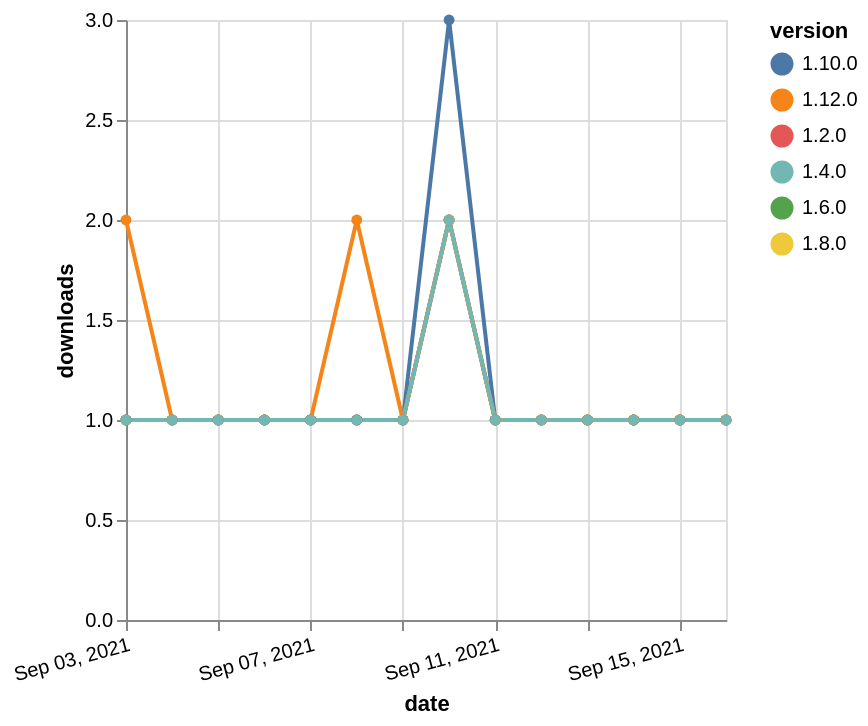

Vega-Lite specification for this chart:
### Vega-Lite specification from a JSON file in a GitHub repository (floating-point values rounded to 4 significant figures)
{"$schema": "https://vega.github.io/schema/vega-lite/v5.json", "description": "A simple bar chart with embedded data.", "data": {"values": [{"date": "2021-09-03", "total": 177, "delta": 1, "version": "1.6.0"}, {"date": "2021-09-04", "total": 178, "delta": 1, "version": "1.6.0"}, {"date": "2021-09-05", "total": 179, "delta": 1, "version": "1.6.0"}, {"date": "2021-09-06", "total": 180, "delta": 1, "version": "1.6.0"}, {"date": "2021-09-07", "total": 181, "delta": 1, "version": "1.6.0"}, {"date": "2021-09-08", "total": 182, "delta": 1, "version": "1.6.0"}, {"date": "2021-09-09", "total": 183, "delta": 1, "version": "1.6.0"}, {"date": "2021-09-10", "total": 185, "delta": 2, "version": "1.6.0"}, {"date": "2021-09-11", "total": 186, "delta": 1, "version": "1.6.0"}, {"date": "2021-09-12", "total": 187, "delta": 1, "version": "1.6.0"}, {"date": "2021-09-13", "total": 188, "delta": 1, "version": "1.6.0"}, {"date": "2021-09-14", "total": 189, "delta": 1, "version": "1.6.0"}, {"date": "2021-09-15", "total": 190, "delta": 1, "version": "1.6.0"}, {"date": "2021-09-16", "total": 191, "delta": 1, "version": "1.6.0"}, {"date": "2021-09-03", "total": 147, "delta": 1, "version": "1.8.0"}, {"date": "2021-09-04", "total": 148, "delta": 1, "version": "1.8.0"}, {"date": "2021-09-05", "total": 149, "delta": 1, "version": "1.8.0"}, {"date": "2021-09-06", "total": 150, "delta": 1, "version": "1.8.0"}, {"date": "2021-09-07", "total": 151, "delta": 1, "version": "1.8.0"}, {"date": "2021-09-08", "total": 152, "delta": 1, "version": "1.8.0"}, {"date": "2021-09-09", "total": 153, "delta": 1, "version": "1.8.0"}, {"date": "2021-09-10", "total": 155, "delta": 2, "version": "1.8.0"}, {"date": "2021-09-11", "total": 156, "delta": 1, "version": "1.8.0"}, {"date": "2021-09-12", "total": 157, "delta": 1, "version": "1.8.0"}, {"date": "2021-09-13", "total": 158, "delta": 1, "version": "1.8.0"}, {"date": "2021-09-14", "total": 159, "delta": 1, "version": "1.8.0"}, {"date": "2021-09-15", "total": 160, "delta": 1, "version": "1.8.0"}, {"date": "2021-09-16", "total": 161, "delta": 1, "version": "1.8.0"}, {"date": "2021-09-03", "total": 165, "delta": 1, "version": "1.10.0"}, {"date": "2021-09-04", "total": 166, "delta": 1, "version": "1.10.0"}, {"date": "2021-09-05", "total": 167, "delta": 1, "version": "1.10.0"}, {"date": "2021-09-06", "total": 168, "delta": 1, "version": "1.10.0"}, {"date": "2021-09-07", "total": 169, "delta": 1, "version": "1.10.0"}, {"date": "2021-09-08", "total": 170, "delta": 1, "version": "1.10.0"}, {"date": "2021-09-09", "total": 171, "delta": 1, "version": "1.10.0"}, {"date": "2021-09-10", "total": 174, "delta": 3, "version": "1.10.0"}, {"date": "2021-09-11", "total": 175, "delta": 1, "version": "1.10.0"}, {"date": "2021-09-12", "total": 176, "delta": 1, "version": "1.10.0"}, {"date": "2021-09-13", "total": 177, "delta": 1, "version": "1.10.0"}, {"date": "2021-09-14", "total": 178, "delta": 1, "version": "1.10.0"}, {"date": "2021-09-15", "total": 179, "delta": 1, "version": "1.10.0"}, {"date": "2021-09-16", "total": 180, "delta": 1, "version": "1.10.0"}, {"date": "2021-09-03", "total": 217, "delta": 1, "version": "1.2.0"}, {"date": "2021-09-04", "total": 218, "delta": 1, "version": "1.2.0"}, {"date": "2021-09-05", "total": 219, "delta": 1, "version": "1.2.0"}, {"date": "2021-09-06", "total": 220, "delta": 1, "version": "1.2.0"}, {"date": "2021-09-07", "total": 221, "delta": 1, "version": "1.2.0"}, {"date": "2021-09-08", "total": 222, "delta": 1, "version": "1.2.0"}, {"date": "2021-09-09", "total": 223, "delta": 1, "version": "1.2.0"}, {"date": "2021-09-10", "total": 225, "delta": 2, "version": "1.2.0"}, {"date": "2021-09-11", "total": 226, "delta": 1, "version": "1.2.0"}, {"date": "2021-09-12", "total": 227, "delta": 1, "version": "1.2.0"}, {"date": "2021-09-13", "total": 228, "delta": 1, "version": "1.2.0"}, {"date": "2021-09-14", "total": 229, "delta": 1, "version": "1.2.0"}, {"date": "2021-09-15", "total": 230, "delta": 1, "version": "1.2.0"}, {"date": "2021-09-16", "total": 231, "delta": 1, "version": "1.2.0"}, {"date": "2021-09-03", "total": 115, "delta": 2, "version": "1.12.0"}, {"date": "2021-09-04", "total": 116, "delta": 1, "version": "1.12.0"}, {"date": "2021-09-05", "total": 117, "delta": 1, "version": "1.12.0"}, {"date": "2021-09-06", "total": 118, "delta": 1, "version": "1.12.0"}, {"date": "2021-09-07", "total": 119, "delta": 1, "version": "1.12.0"}, {"date": "2021-09-08", "total": 121, "delta": 2, "version": "1.12.0"}, {"date": "2021-09-09", "total": 122, "delta": 1, "version": "1.12.0"}, {"date": "2021-09-10", "total": 124, "delta": 2, "version": "1.12.0"}, {"date": "2021-09-11", "total": 125, "delta": 1, "version": "1.12.0"}, {"date": "2021-09-12", "total": 126, "delta": 1, "version": "1.12.0"}, {"date": "2021-09-13", "total": 127, "delta": 1, "version": "1.12.0"}, {"date": "2021-09-14", "total": 128, "delta": 1, "version": "1.12.0"}, {"date": "2021-09-15", "total": 129, "delta": 1, "version": "1.12.0"}, {"date": "2021-09-16", "total": 130, "delta": 1, "version": "1.12.0"}, {"date": "2021-09-03", "total": 179, "delta": 1, "version": "1.4.0"}, {"date": "2021-09-04", "total": 180, "delta": 1, "version": "1.4.0"}, {"date": "2021-09-05", "total": 181, "delta": 1, "version": "1.4.0"}, {"date": "2021-09-06", "total": 182, "delta": 1, "version": "1.4.0"}, {"date": "2021-09-07", "total": 183, "delta": 1, "version": "1.4.0"}, {"date": "2021-09-08", "total": 184, "delta": 1, "version": "1.4.0"}, {"date": "2021-09-09", "total": 185, "delta": 1, "version": "1.4.0"}, {"date": "2021-09-10", "total": 187, "delta": 2, "version": "1.4.0"}, {"date": "2021-09-11", "total": 188, "delta": 1, "version": "1.4.0"}, {"date": "2021-09-12", "total": 189, "delta": 1, "version": "1.4.0"}, {"date": "2021-09-13", "total": 190, "delta": 1, "version": "1.4.0"}, {"date": "2021-09-14", "total": 191, "delta": 1, "version": "1.4.0"}, {"date": "2021-09-15", "total": 192, "delta": 1, "version": "1.4.0"}, {"date": "2021-09-16", "total": 193, "delta": 1, "version": "1.4.0"}]}, "width": "container", "mark": {"type": "line", "point": {"filled": true}}, "encoding": {"x": {"field": "date", "type": "temporal", "timeUnit": "yearmonthdate", "title": "date", "axis": {"labelAngle": -15}}, "y": {"field": "delta", "type": "quantitative", "title": "downloads"}, "color": {"field": "version", "type": "nominal"}, "tooltip": {"field": "delta"}}}
